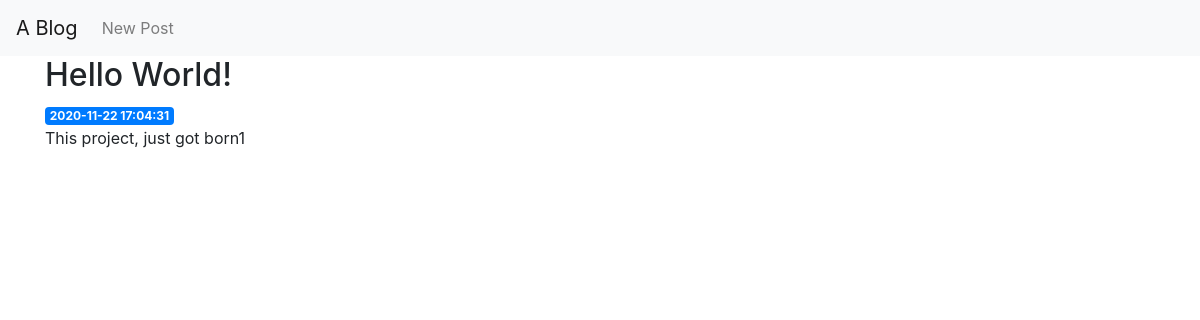
The page /5 on the database as committed earlier.
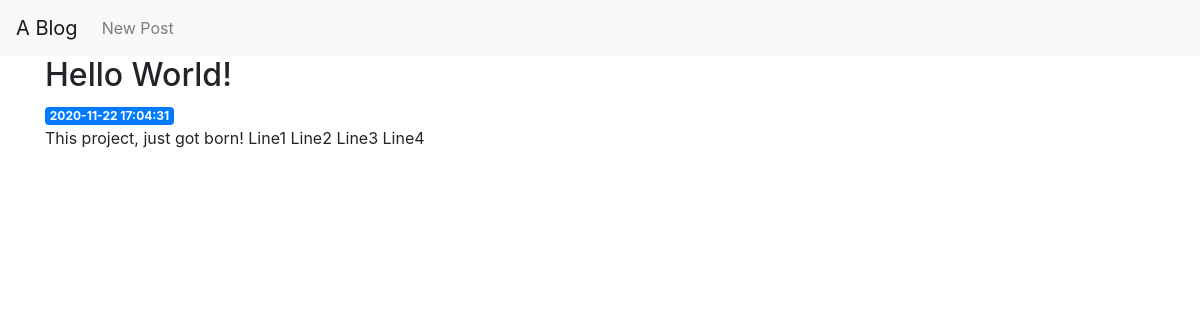
The same page on the database as committed later.
### tables this page shows
CREATE TABLE posts (
    id INTEGER PRIMARY KEY AUTOINCREMENT,
    created TIMESTAMP NOT NULL DEFAULT CURRENT_TIMESTAMP,
    title TEXT NOT NULL,
    content TEXT NOT NULL
);

### app.py (the view)
@app.route('/<int:post_id>')
def post(post_id):
    post = get_post(post_id)
    return render_template('post.html', post=post)

### app.py (called while the page is built)
def get_db_connection():
    conn = sqlite3.connect('database.db')
    conn.row_factory = sqlite3.Row
    return conn

def get_post(post_id):
    conn = get_db_connection()
    post = conn.execute('SELECT * FROM posts WHERE id = ?',
                        (post_id,)).fetchone()
    conn.close()
    if post is None:
        abort(404)
    return post

### templates/post.html
{% extends 'base.html' %}
{% block content %}
    <h2>{% block title %} {{ post['title'] }} {% endblock %}</h2>
    <span class="badge badge-primary">{{ post['created'] }}</span>
    {% autoescape false %}
        <p>{{ post['content'] }}</p>
    {% endautoescape %}
{% endblock %}

Rows that differ between the two databases and show on the page:
changed posts "Hello World!": content "This project, just got born1" → "This project, just got born! Line1 Line2 Line3 Line4"
